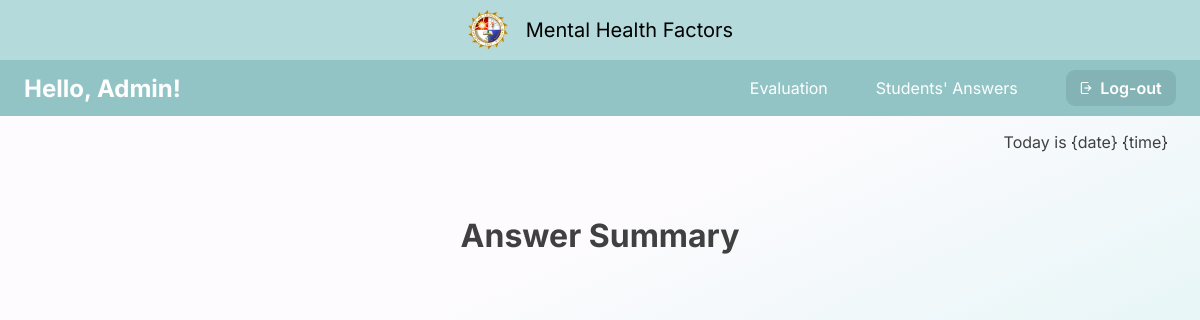
The app's page /student_answer/25, older data.
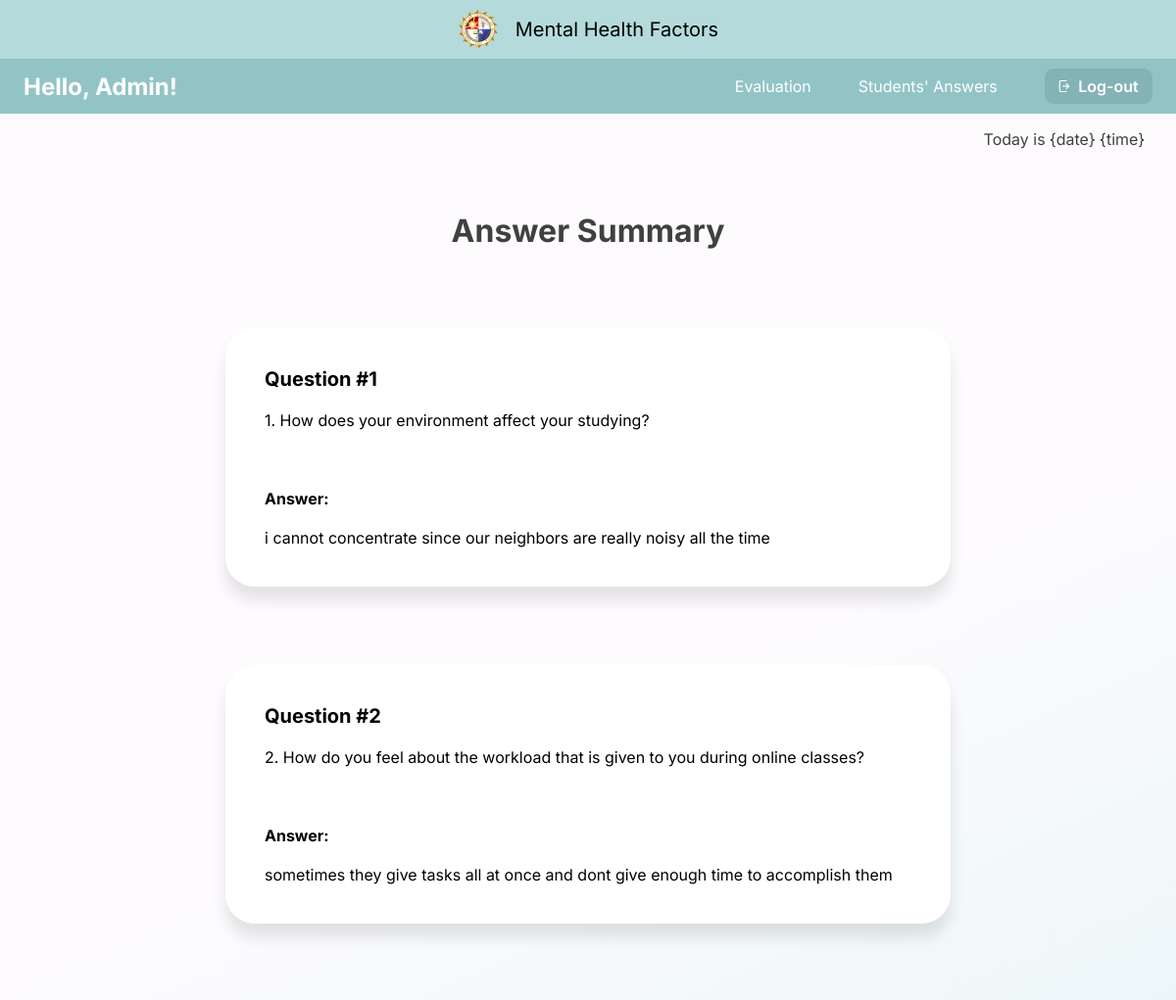
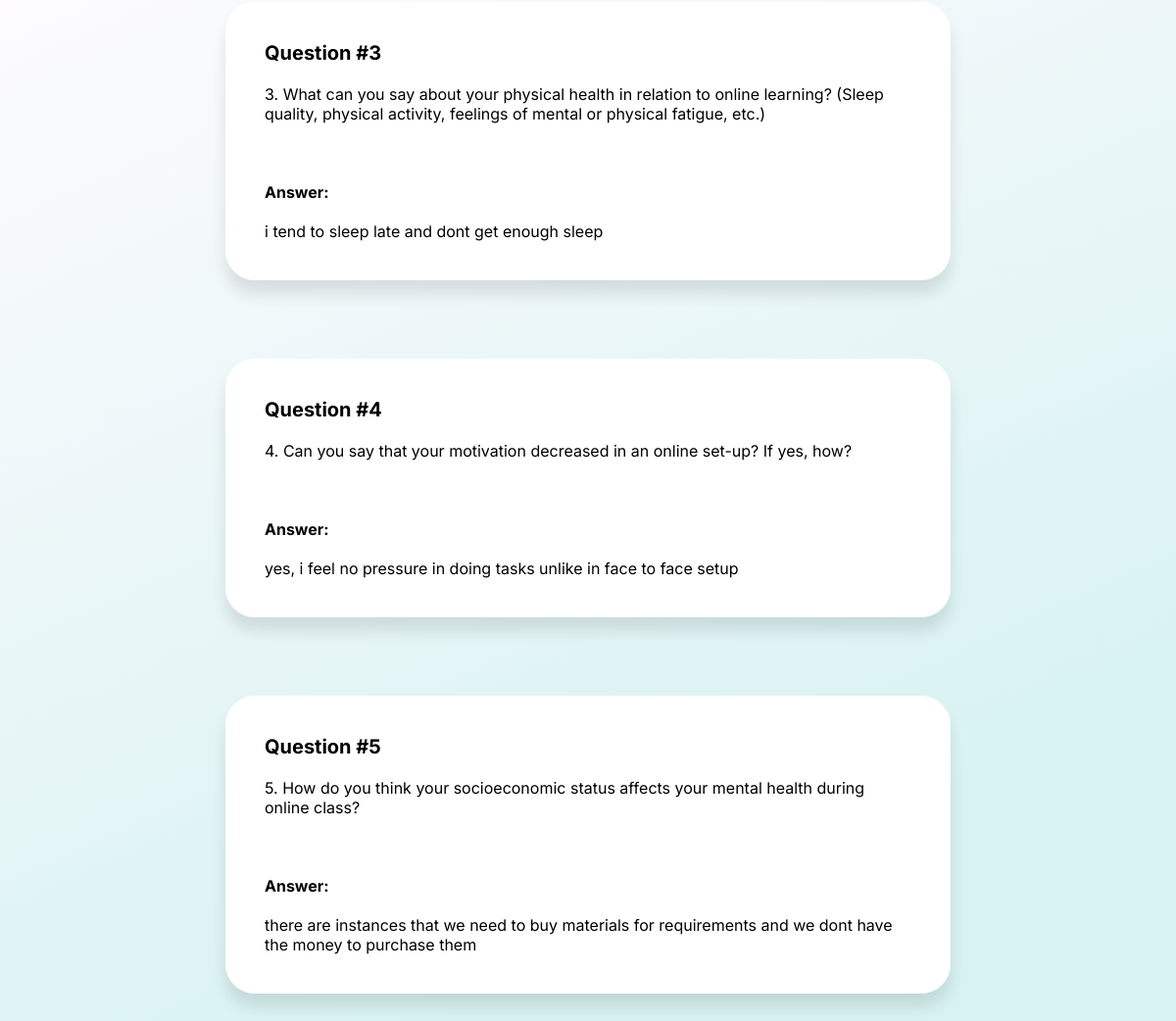
The same page, newer data (2 pictures, top to bottom).
### capswebsite/models.py (models this page shows, shortened)
class Answers(models.Model):
    email_error_message = 'Email must be: @plm.edu.ph'
    email_regex = RegexValidator(
    regex=r'^[A-Za-z0-9._%+-]+@plm.edu.ph$',
    message=email_error_message
    )
    ID_error_message = 'Faculty ID must be entered in format: 20XXXXXXX'
    ID_regex = RegexValidator(
        regex=r'^20\d{7}$',
        message=ID_error_message
    )
    Year_CHOICES = (
        ('1', '1'),
        ('2', '2'),
        ('3', '3'),
        ('4', '4'),
        ('5', '5'),
        ('6', '6'),
    )
    email = models.EmailField(verbose_name="Email",max_length=60,validators=[email_regex],blank=True)
    firstName = models.CharField(max_length=100, verbose_name='First Name', null=True,blank=True)
    lastName = models.CharField(max_length=100, verbose_name='Last Name', null=True,blank=True)
    numberID = models.CharField(max_length=100,validators=[ID_regex], verbose_name='Number ID', null=True,blank=True)
    college= models.ForeignKey(College, verbose_name='College',null=True,blank=True,on_delete=models.CASCADE)
    course= models.ForeignKey(Course, verbose_name='Course',null=True,blank=True,on_delete=models.CASCADE)
    year = models.CharField(max_length=10, choices=Year_CHOICES, verbose_name='Year', null=True,blank=True)
    block = models.CharField(max_length=10, verbose_name='Block', null=True,blank=True)
    question1 = models.CharField(max_length=1000, verbose_name="question1",null=True, blank =True)
    question2 = models.CharField(max_length=1000, verbose_name="question2",null=True, blank =True)
    question3 = models.CharField(max_length=1000, verbose_name="question3",null=True, blank =True)
    question4 = models.CharField(max_length=1000, verbose_name="question4",null=True, blank =True)
    question5 = models.CharField(max_length=1000, verbose_name="question5",null=True, blank =True)

### capswebsite/views.py (the view)
# urls.py: re_path(r'^student_answer/(?P<pk>[a-zA-Z0-9]+$)', views.student_answer, name='student_answer'),
def student_answer(request, pk):
    answers = Answers.objects.filter(id=pk)
    context = {'answers':answers}
    return render(request, 'admin/student_answer.html',context)

### capswebsite/templates/admin/student_answer.html (shortened to what this page needs)
{% load static %}
{% include 'admin/admin_navbar.html' %}
{% block content %}
<p class="date-time">Today is {date} {time}</p>
<div class="title">Answer Summary</div>
        {% for ans in answers %}
        <div class="qna">
            <span>Question #1</span>
            <br><br>
            1. How does your environment affect your studying?
            <br><br><br><br>
            <label for="answer"><b>Answer:</b></label>
            <br><br>
            {{ans.question1}}
        </div>
        <div class="qna">
            <span>Question #2</span>
            <br><br>
            2. How do you feel about the workload that is given to you during online classes?
            <br><br><br><br>
            <label for="answer"><b>Answer:</b></label>
            <br><br>
            {{ans.question2}}
        </div>
        <div class="qna">
            <span>Question #3</span>
            <br><br>
            3. What can you say about your physical health in relation to online learning? (Sleep quality, physical activity, feelings of mental or physical fatigue, etc.)
            <br><br><br><br>
            <label for="answer"><b>Answer:</b></label>
            <br><br>
            {{ans.question3}}
        </div>
        <div class="qna">
            <span>Question #4</span>
            <br><br>
            4. Can you say that your motivation decreased in an online set-up? If yes, how?
            <br><br><br><br>
            <label for="answer"><b>Answer:</b></label>
            <br><br>
            {{ans.question4}}
        </div>
        <div class="qna">
            <span>Question #5</span>
            <br><br>
            5. How do you think your socioeconomic status affects your mental health during online class?
            <br><br><br><br>
            <label for="answer"><b>Answer:</b></label>
            <br><br>
            {{ans.question5}}
        </div>
{%endfor%}
{% endblock %}

Row changes from the older to the newer data that the page shows:
added Answers: question1 "i cannot concentrate since our neighbors are really noisy all the time", question2 "sometimes they give tasks all at once and dont give enough time to accomplish them", question3 "i tend to sleep late and dont get enough sleep", question4 "yes, i feel no pressure in doing tasks unlike in face to face setup", question5 "there are instances that we need to buy materials for requirements and we dont have the money to purchase them"
